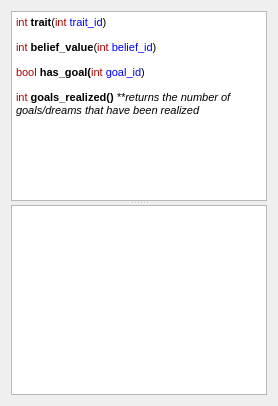
      <widget class="QWidget" name="tabPersonality">
       <attribute name="title">
        <string>Personality</string>
       </attribute>
       <layout class="QVBoxLayout" name="verticalLayout_9">
        <item>
         <widget class="QSplitter" name="splitter_personality">
          <property name="sizePolicy">
           <sizepolicy hsizetype="Expanding" vsizetype="Expanding">
            <horstretch>0</horstretch>
            <verstretch>0</verstretch>
           </sizepolicy>
          </property>
          <property name="orientation">
           <enum>Qt::Vertical</enum>
          </property>
          <widget class="QTextEdit" name="txt_personality_info">
           <property name="readOnly">
            <bool>true</bool>
           </property>
           <property name="html">
            <string>&lt;!DOCTYPE HTML PUBLIC &quot;-//W3C//DTD HTML 4.0//EN&quot; &quot;http://www.w3.org/TR/REC-html40/strict.dtd&quot;&gt;
&lt;html&gt;&lt;head&gt;&lt;meta name=&quot;qrichtext&quot; content=&quot;1&quot; /&gt;&lt;style type=&quot;text/css&quot;&gt;
p, li { white-space: pre-wrap; }
&lt;/style&gt;&lt;/head&gt;&lt;body style=&quot; font-family:'MS Shell Dlg 2'; font-size:8.25pt; font-weight:400; font-style:normal;&quot;&gt;
&lt;p style=&quot; margin-top:0px; margin-bottom:0px; margin-left:0px; margin-right:0px; -qt-block-indent:0; text-indent:0px;&quot;&gt;&lt;span style=&quot; font-size:8pt; color:#aa0000;&quot;&gt;int &lt;/span&gt;&lt;span style=&quot; font-size:8pt; font-weight:600;&quot;&gt;trait&lt;/span&gt;&lt;span style=&quot; font-size:8pt;&quot;&gt;(&lt;/span&gt;&lt;span style=&quot; font-size:8pt; color:#aa0000;&quot;&gt;int &lt;/span&gt;&lt;span style=&quot; font-size:8pt; color:#0000ff;&quot;&gt;trait_id&lt;/span&gt;&lt;span style=&quot; font-size:8pt;&quot;&gt;)&lt;/span&gt;&lt;/p&gt;
&lt;p style=&quot; margin-top:12px; margin-bottom:12px; margin-left:0px; margin-right:0px; -qt-block-indent:0; text-indent:0px;&quot;&gt;&lt;span style=&quot; font-size:8pt; color:#aa0000;&quot;&gt;int &lt;/span&gt;&lt;span style=&quot; font-size:8pt; font-weight:600;&quot;&gt;belief_value&lt;/span&gt;&lt;span style=&quot; font-size:8pt;&quot;&gt;(&lt;/span&gt;&lt;span style=&quot; font-size:8pt; color:#aa0000;&quot;&gt;int &lt;/span&gt;&lt;span style=&quot; font-size:8pt; color:#0000ff;&quot;&gt;belief_id&lt;/span&gt;&lt;span style=&quot; font-size:8pt;&quot;&gt;)&lt;/span&gt;&lt;/p&gt;
&lt;p style=&quot; margin-top:12px; margin-bottom:12px; margin-left:0px; margin-right:0px; -qt-block-indent:0; text-indent:0px;&quot;&gt;&lt;span style=&quot; font-size:8pt; color:#aa0000;&quot;&gt;bool &lt;/span&gt;&lt;span style=&quot; font-size:8pt; font-weight:600;&quot;&gt;has_goal(&lt;/span&gt;&lt;span style=&quot; font-size:8pt; color:#aa0000;&quot;&gt;int &lt;/span&gt;&lt;span style=&quot; font-size:8pt; color:#0000ff;&quot;&gt;goal_id&lt;/span&gt;&lt;span style=&quot; font-size:8pt;&quot;&gt;)&lt;/span&gt;&lt;/p&gt;
&lt;p style=&quot; margin-top:12px; margin-bottom:12px; margin-left:0px; margin-right:0px; -qt-block-indent:0; text-indent:0px;&quot;&gt;&lt;span style=&quot; font-size:8pt; color:#aa0000;&quot;&gt;int &lt;/span&gt;&lt;span style=&quot; font-size:8pt; font-weight:600;&quot;&gt;goals_realized() &lt;/span&gt;&lt;span style=&quot; font-size:8pt; font-style:italic;&quot;&gt;**returns the number of goals/dreams that have been realized&lt;/span&gt;&lt;/p&gt;
&lt;p style=&quot;-qt-paragraph-type:empty; margin-top:12px; margin-bottom:12px; margin-left:0px; margin-right:0px; -qt-block-indent:0; text-indent:0px; font-size:8pt; font-style:italic;&quot;&gt;&lt;br /&gt;&lt;/p&gt;&lt;/body&gt;&lt;/html&gt;</string>
           </property>
          </widget>
          <widget class="QTextEdit" name="text_personality">
           <property name="readOnly">
            <bool>true</bool>
           </property>
          </widget>
         </widget>
        </item>
       </layout>
      </widget>
